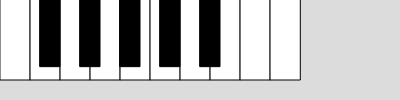
Frame 1 (no input)
Frame 60 (no input): identical to frame 1, image omitted
Frame 120 (the mouse pressed at the canvas centre since frame 60): identical to frame 1, image omitted

The p5.js sketch that drew this single still picture (run headless with seeded random() and noise() and a simulated clock; from frame 60 on, the mouse is pressed at the canvas centre):

// p5.js sketch
// ── sketch.js
var cheight = 100
var cwidth = 400

function setup() {
  createCanvas(cwidth, cheight);

}
  
function draw() {
  background(220);

  var diameter = 30
  
  fill("white")
  for (var i = 0; i < 10; i++) {

  rect(diameter / 100 + i * diameter, diameter - 50, diameter, cheight);
  }
  
  var blackwidth = 20
  
  fill("black")
  rect(40, 0, blackwidth, cheight / 1.5);
  rect(40 * 2, 0, blackwidth, cheight / 1.5);
  rect(40 * 3, 0, blackwidth, cheight / 1.5);
  rect(40 * 4, 0, blackwidth, cheight / 1.5);
  rect(40 * 5, 0, blackwidth, cheight / 1.5);

}
